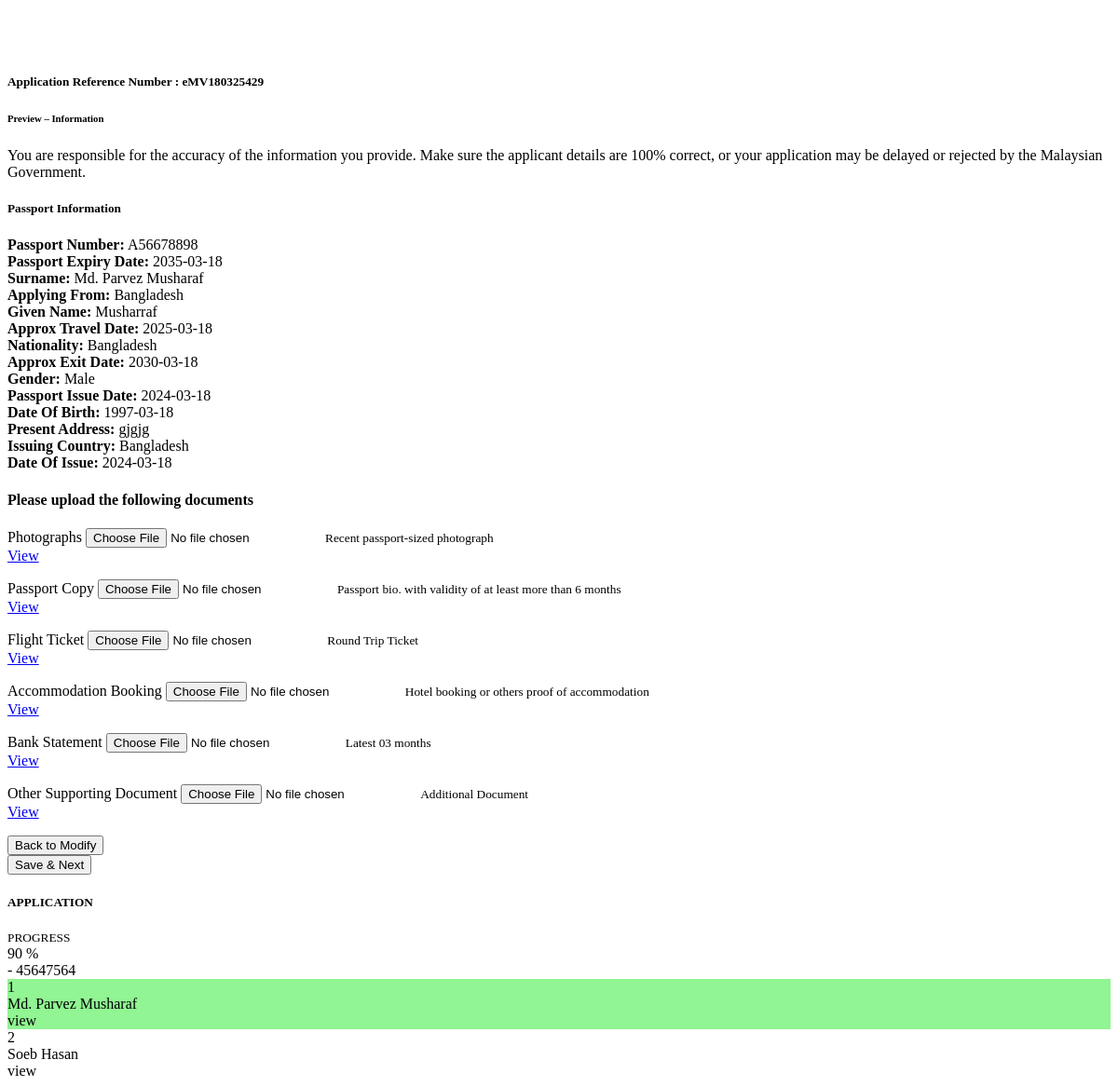
Page /preview.php?ref=eMV180325429 on the committed database.
### tables this page shows
CREATE TABLE `v_order_list` (
  `void` int(11) NOT NULL,
  `o_vacid` varchar(255) NOT NULL,
  `o_invoice` varchar(255) NOT NULL,
  `o_fname` varchar(255) DEFAULT NULL,
  `o_lname` varchar(255) DEFAULT NULL,
  `passport_number` varchar(100) DEFAULT NULL,
  `nationality` varchar(100) DEFAULT '0',
  `gender` enum('Male','Female','Other') NOT NULL DEFAULT 'Other',
  `dob` date NOT NULL,
  `passport_issue_date` date NOT NULL,
  `passport_expiry_date` date NOT NULL,
  `passport_issuing_country` varchar(100) DEFAULT '0',
  `applying_from` varchar(100) DEFAULT '0',
  `travel_date` date NOT NULL,
  `exit_date` date NOT NULL,
  `present_address` text DEFAULT NULL,
  `postcode` varchar(20) DEFAULT NULL,
  `city` varchar(100) DEFAULT NULL,
  `state` varchar(100) DEFAULT NULL,
  `photograph` varchar(255) DEFAULT NULL,
  `passport_biodata` varchar(255) DEFAULT NULL,
  `visa_approval` varchar(255) DEFAULT NULL,
  `supporting_documents` varchar(255) DEFAULT NULL,
  `Flight_ticket` varchar(300) DEFAULT NULL,
  `Accommodation_booking` varchar(300) DEFAULT NULL,
  `Bank_Statement` varchar(300) DEFAULT NULL,
  `complete_visa_upload` varchar(255) DEFAULT NULL,
  `status` int(1) NOT NULL DEFAULT 0,
  `payment_status` varchar(100) NOT NULL DEFAULT 'UNPAID',
  `created_at` timestamp NOT NULL DEFAULT current_timestamp(),
  `updated_at` timestamp NOT NULL DEFAULT current_timestamp() ON UPDATE current_timestamp()
);

### preview.php (the view, shortened to what this page needs)
<?php
$invoice = $_GET['ref'] ?? null;
if ($id === null) {
 $id = $_GET['id'];
}
$invoice = mysqli_real_escape_string($conn, $invoice);
$id = mysqli_real_escape_string($conn, $id);
 if($id!=null){
$query = "SELECT * FROM `v_order_list` WHERE `o_invoice` = '$invoice' AND `void` = '$id'";
$result = mysqli_query($conn, $query);
 }
else{
 $query = "SELECT * FROM `v_order_list` WHERE `o_invoice` = '$invoice'  ORDER BY void ASC LIMIT 1" ;
$result = mysqli_query($conn, $query);
}
$queryall = "SELECT * FROM `v_order_list` WHERE  `o_invoice` = '$invoice'  ORDER BY void ASC";
$resultall = mysqli_query($conn, $queryall);
$countryq = mysqli_query($conn, "SELECT * FROM countries") or die(mysqli_error($conn));
$i=1;
 while ($rcont = mysqli_fetch_assoc($countryq)) {
     $country[$i]=$rcont['name'];
     $i++;
 }
?>
  <div class="w-100 position-relative sidebar-header-logo" style="height:500px;">
</div>
  <div class="container " style="margin-top: -450px; z-index: 10; position: relative;">
    <div class="main-card row g-0">
      <div class="right-section col-md-12 col-lg-8 order-1 order-lg-2">
        <div class="container my-5 p-4 bg-white shadow-sm border rounded">
  <div class="text-center mb-4">
    <h5 class="text-uppercase fw-bold">Application Reference Number :
      <span class="text-success"><?php echo $invoice ;?></span>
    </h5>
    <h6 class="text-warning">Preview – Information</h6>
    <p class="text-muted">
      You are responsible for the accuracy of the information you provide. Make sure the applicant details are 100% correct, or your application may be delayed or rejected by the Malaysian Government.
    </p>
  </div>
  <h5 class="text-primary fw-bold">Passport Information</h5>
  <div class="row row-cols-1 row-cols-md-2 g-3 border-bottom pb-3 mb-4">
  <?php
 while ($row = mysqli_fetch_assoc($result)) {
      $id=$row['void'];
            ?>
    <div class="col"><strong>Passport Number:</strong> <?php echo $row['passport_number']; ?></div>
    <div class="col"><strong>Passport Expiry Date:</strong> <?php echo  $row['passport_expiry_date']; ?></div>
    <div class="col"><strong>Surname:</strong> <?php echo  $row['o_fname']; ?></div>
    <div class="col"><strong>Applying From:</strong> <?php $c=$row['applying_from']; echo $country[$c] ; ?></div>
    <div class="col"><strong>Given Name:</strong> <?php echo  $row['o_lname']; ?></div>
    <div class="col"><strong>Approx Travel Date:</strong> <?php echo  $row['travel_date']; ?> </div>
    <div class="col"><strong>Nationality:</strong> <?php $isc=$row['nationality']; echo $country[$isc] ; ?></div>
    <div class="col"><strong>Approx Exit Date:</strong> <?php echo  $row['exit_date']; ?></div>
    <div class="col"><strong>Gender:</strong> <?php echo  $row['gender']; ?></div>
    <div class="col"><strong>Passport Issue Date:</strong> <?php echo  $row['passport_issue_date']; ?></div>
    <div class="col"><strong>Date Of Birth:</strong> <?php echo  $row['dob']; ?></div>
    <div class="col"><strong>Present Address:</strong> <?php echo  $row['present_address']; ?></div>
    <div class="col"><strong>Issuing Country:</strong> <?php $isc=$row['passport_issuing_country']; echo $country[$isc] ; ?></div>
    <div class="col"><strong>Date Of Issue:</strong> <?php echo  $row['passport_issue_date']; ?></div>
  </div>
  <div class="row g-4">
      <h4 class="text-center">Please upload the following documents</h4>
     <div class="col-md-6">
       <form method="POST" action="preview.php?ref=<?php echo $invoice; ?>&id=<?php echo $id; ?>" enctype="multipart/form-data">
        <label class="form-label">Photographs <span class="text-danger"></span></label>
        <input type="file" class="form-control mb-1" name="photo" required />
        <small class="text-success">Recent passport-sized photograph</small>
           <div class="d-flex gap-2 mt-2">
              <?php if (!empty($row['photograph'])) { ?>
                             <a href="<?= $row['photograph'] ?>" target="_blank" class="btn btn-sm btn-success d-flex align-items-center">
                  <i class="fas fa-eye me-2"></i> View
                </a>
              <?php }else{ ?>
              <button type="submit" name="uploadPhoto" class="btn btn-sm btn_primary d-flex align-items-center">
                <i class="fas fa-upload me-2"></i> Upload
              </button>
              <?php } ?>
            </div>
        </form>
      </div>
    <div class="col-md-6">
  <form method="POST" action="preview.php?ref=<?= $invoice ?>&id=<?= $id ?>" enctype="multipart/form-data">
    <label class="form-label">Passport Copy <span class="text-danger"></span></label>
    <input type="file" class="form-control mb-1" name="passport_biodata" required />
    <small class="text-success">Passport bio. with validity of at least more than 6 months</small>
    <div class="d-flex gap-2 mt-2">
      <?php if (!empty($row['passport_biodata'])) { ?>
                      <a href="<?= $row['passport_biodata'] ?>" target="_blank" class="btn btn-sm btn-success d-flex align-items-center">
                  <i class="fas fa-eye me-2"></i> View
                </a>
              <?php }else{ ?>
              <button type="submit" name="uploadPassport" class="btn btn-sm btn_primary d-flex align-items-center">
                <i class="fas fa-upload me-2"></i> Upload
              </button>
              <?php } ?>
    </div>
  </form>
</div>
  <div class="col-md-6">
    <form method="POST" action="preview.php?ref=<?= $invoice ?>&id=<?= $id ?>" enctype="multipart/form-data">
      <label class="form-label">Flight Ticket <span class="text-danger"></span></label>
      <input type="file" class="form-control mb-1" name="flight_ticket" required />
      <small class="text-success">Round Trip Ticket</small>
      <div class="d-flex gap-2 mt-2">
        <?php if (!empty($row['Flight_ticket'])) { ?>
                  <a href="<?= $row['Flight_ticket'] ?>" target="_blank" class="btn btn-sm btn-success d-flex align-items-center">
            <i class="fas fa-eye me-2"></i> View
          </a>
        <?php } else { ?>
          <button type="submit" name="uploadFlightTicket" class="btn btn-sm btn_primary d-flex align-items-center">
            <i class="fas fa-upload me-2"></i> Upload
          </button>
        <?php } ?>
      </div>
    </form>
  </div>
  <div class="col-md-6">
      <form method="POST" enctype="multipart/form-data">
    <form method="POST" action="preview.php?ref=<?= $invoice ?>&id=<?= $id ?>" enctype="multipart/form-data">
      <label class="form-label">Accommodation Booking <span class="text-danger"></span></label>
      <input type="file" class="form-control mb-1" name="accommodation_booking" required />
      <small class="text-success">Hotel booking or others proof of accommodation</small>
      <div class="d-flex gap-2 mt-2">
        <?php if (!empty($row['Accommodation_booking'])) { ?>
                  <a href="<?= $row['Accommodation_booking'] ?>" target="_blank" class="btn btn-sm btn-success d-flex align-items-center">
            <i class="fas fa-eye me-2"></i> View
          </a>
        <?php } else { ?>
          <button type="submit" name="uploadaccommodations" class="btn btn-sm btn_primary d-flex align-items-center">
            <i class="fas fa-upload me-2"></i> Upload
          </button>
        <?php } ?>
      </div>
    </form>
  </div>
  <div class="col-md-6">
    <form method="POST" action="preview.php?ref=<?= $invoice ?>&id=<?= $id ?>" enctype="multipart/form-data">
      <label class="form-label">Bank Statement</label>
      <input type="file" class="form-control mb-1" name="bank_statement" />
      <small class="text-success">Latest 03 months</small>
      <div class="d-flex gap-2 mt-2">
        <?php if (!empty($row['Bank_Statement'])) { ?>
                  <a href="<?= $row['Bank_Statement'] ?>" target="_blank" class="btn btn-sm btn-success d-flex align-items-center">
            <i class="fas fa-eye me-2"></i> View
          </a>
        <?php } else { ?>
          <button type="submit" name="uploadBankStatement" class="btn btn-sm btn_primary d-flex align-items-center">
            <i class="fas fa-upload me-2"></i> Upload
          </button>
        <?php } ?>
      </div>
    </form>
  </div>
  <div class="col-md-6">
    <form method="POST" action="preview.php?ref=<?= $invoice ?>&id=<?= $id ?>" enctype="multipart/form-data">
      <label class="form-label">Other Supporting Document</label>
      <input type="file" class="form-control mb-1" name="supporting_doc" />
      <small class="text-success">Additional Document</small>
      <div class="d-flex gap-2 mt-2">
                  <?php if (!empty($row['supporting_documents'])) { ?>
                   <a href="<?= $row['supporting_documents'] ?>" target="_blank" class="btn btn-sm btn-success d-flex align-items-center">
            <i class="fas fa-eye me-2"></i> View
          </a>
        <?php } else { ?>
          <button type="submit" name="uploadSupportingDoc" class="btn btn-sm btn_primary d-flex align-items-center">
            <i class="fas fa-upload me-2"></i> Upload
          </button>
        <?php } ?>
      </div>
    </form>
  </div>
  </div>
<?php } ?>
<div class="row mt-5 g-3">
  <div class="col-12 col-md-6">
    <button class="btn btn-warning w-100" onclick="window.location.href='modify.php?id=<?php echo $id; ?>'">
      <i class="bi bi-pencil-square"></i> Back to Modify
    </button>
  </div>
  <div class="col-12 col-md-6">
    <form method="post" action="next_step_payment.php?invoice=<?php echo $invoice; ?>">
      <button type="submit" name="submit" class="btn btn-success w-100">
        <i class="bi bi-save2-fill"></i> Save & Next
      </button>
    </form>
  </div>
</div>
</div>
      </div>
      <div class="left-section col-lg-4 order-2 order-lg-1">
        <div class="card progress-card">
  <div class="progress-header">
    <h5 class="mb-0">APPLICATION</h5>
    <small>PROGRESS</small>
  </div>
  <div class="card-body text-center bg-light">
    <div id="progress-circle90">
      <div class="progress-inner">
        <span>90 %</span>
      </div>
    </div>
  </div>
  <div class="progress-footer">
    - 45647564
  </div>
</div>
<div class="card progress-card">
       <?php
       $i=1;
        while ($row2 = mysqli_fetch_assoc($resultall)) {
            ?>
        <a href="<?php echo "?ref=".$invoice.'&id='.$row2['void']; ?>" class="custom-link">
        <div class="row p-3 <?php if($row2['void']==$id){echo 'active';} ?>">
           <div class="col-1"><?php echo $i; ?></div>
           <div class="col-7"><?php echo $row2['o_fname']; ?></div>
           <div class="col-4"><i class="fa fa-eye pe-2" aria-hidden="true"></i>view</div>
       </div></a>
       <?php $i++; } ?>
 </div>
    </div>
    </div>
  </div>

### preview.php (style rules this page uses)
.progress-card .row { transition: background-color 0.3s, color 0.3s; cursor: pointer; }
.progress-card .row.active { background-color:#90f592; }
.custom-link { color: black; text-decoration: none; }

### rows in the picture
v_order_list: passport_number "A56678898", passport_expiry_date "2035-03-18", o_fname "Md. Parvez Musharaf", applying_from "Bangladesh", o_lname "Musharraf", travel_date "2025-03-18", nationality "Bangladesh", exit_date "2030-03-18", gender "Male", passport_issue_date "2024-03-18", dob "1997-03-18", present_address "gjgjg", passport_issuing_country "Bangladesh"
v_order_list: o_fname "Soeb Hasan"

### other values in the picture
$invoice "eMV180325429"
